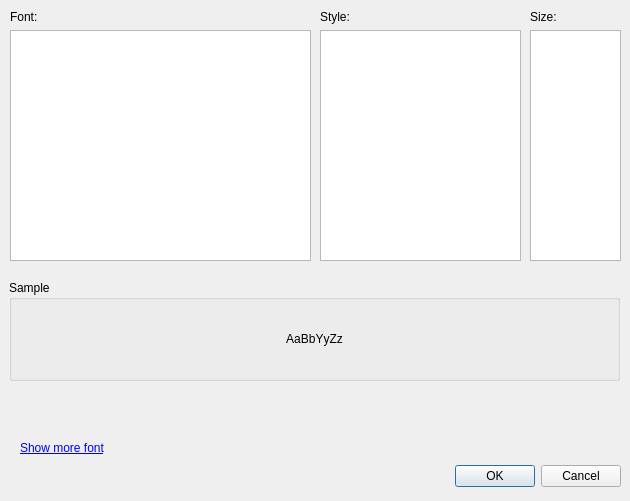
<?xml version="1.0" encoding="UTF-8"?>
<ui version="4.0">
 <class>FontDialog</class>
 <widget class="QDialog" name="FontDialog">
  <property name="geometry">
   <rect>
    <x>0</x>
    <y>0</y>
    <width>630</width>
    <height>501</height>
   </rect>
  </property>
  <property name="windowTitle">
   <string>Dialog</string>
  </property>
  <widget class="QDialogButtonBox" name="buttonBox">
   <property name="geometry">
    <rect>
     <x>280</x>
     <y>460</y>
     <width>341</width>
     <height>32</height>
    </rect>
   </property>
   <property name="orientation">
    <enum>Qt::Horizontal</enum>
   </property>
   <property name="standardButtons">
    <set>QDialogButtonBox::Cancel|QDialogButtonBox::Ok</set>
   </property>
  </widget>
  <widget class="QWidget" name="verticalLayoutWidget">
   <property name="geometry">
    <rect>
     <x>10</x>
     <y>10</y>
     <width>301</width>
     <height>251</height>
    </rect>
   </property>
   <layout class="QVBoxLayout" name="verticalLayout">
    <item>
     <widget class="QLabel" name="label_2">
      <property name="font">
       <font>
        <pointsize>9</pointsize>
       </font>
      </property>
      <property name="text">
       <string>Font:</string>
      </property>
     </widget>
    </item>
    <item>
     <widget class="QListWidget" name="fontList">
      <property name="maximumSize">
       <size>
        <width>16777215</width>
        <height>16777215</height>
       </size>
      </property>
     </widget>
    </item>
   </layout>
  </widget>
  <widget class="QWidget" name="verticalLayoutWidget_2">
   <property name="geometry">
    <rect>
     <x>320</x>
     <y>10</y>
     <width>201</width>
     <height>251</height>
    </rect>
   </property>
   <layout class="QVBoxLayout" name="verticalLayout_2">
    <item>
     <widget class="QLabel" name="label_3">
      <property name="font">
       <font>
        <pointsize>9</pointsize>
       </font>
      </property>
      <property name="text">
       <string>Style:</string>
      </property>
     </widget>
    </item>
    <item>
     <widget class="QListWidget" name="styleList">
      <property name="maximumSize">
       <size>
        <width>16777215</width>
        <height>16777215</height>
       </size>
      </property>
     </widget>
    </item>
   </layout>
  </widget>
  <widget class="QWidget" name="verticalLayoutWidget_3">
   <property name="geometry">
    <rect>
     <x>530</x>
     <y>10</y>
     <width>91</width>
     <height>251</height>
    </rect>
   </property>
   <layout class="QVBoxLayout" name="verticalLayout_3">
    <item>
     <widget class="QLabel" name="label_4">
      <property name="font">
       <font>
        <pointsize>9</pointsize>
       </font>
      </property>
      <property name="text">
       <string>Size:</string>
      </property>
     </widget>
    </item>
    <item>
     <widget class="QListView" name="sizeList"/>
    </item>
   </layout>
  </widget>
  <widget class="QWidget" name="horizontalLayoutWidget">
   <property name="geometry">
    <rect>
     <x>9</x>
     <y>280</y>
     <width>611</width>
     <height>101</height>
    </rect>
   </property>
   <layout class="QHBoxLayout" name="horizontalLayout">
    <item>
     <widget class="QGroupBox" name="groupBox">
      <property name="title">
       <string>Sample</string>
      </property>
      <layout class="QGridLayout" name="gridLayout">
       <item row="0" column="0">
        <widget class="QLabel" name="example">
         <property name="font">
          <font>
           <pointsize>9</pointsize>
          </font>
         </property>
         <property name="text">
          <string>AaBbYyZz</string>
         </property>
         <property name="alignment">
          <set>Qt::AlignCenter</set>
         </property>
        </widget>
       </item>
      </layout>
     </widget>
    </item>
   </layout>
  </widget>
  <widget class="QLabel" name="linkFont">
   <property name="geometry">
    <rect>
     <x>20</x>
     <y>440</y>
     <width>101</width>
     <height>16</height>
    </rect>
   </property>
   <property name="text">
    <string>&lt;a href=&quot;link&quot;&gt;Show more font&lt;/a&gt;</string>
   </property>
   <property name="openExternalLinks">
    <bool>false</bool>
   </property>
  </widget>
 </widget>
 <resources/>
 <connections>
  <connection>
   <sender>buttonBox</sender>
   <signal>accepted()</signal>
   <receiver>FontDialog</receiver>
   <slot>accept()</slot>
   <hints>
    <hint type="sourcelabel">
     <x>248</x>
     <y>254</y>
    </hint>
    <hint type="destinationlabel">
     <x>157</x>
     <y>274</y>
    </hint>
   </hints>
  </connection>
  <connection>
   <sender>buttonBox</sender>
   <signal>rejected()</signal>
   <receiver>FontDialog</receiver>
   <slot>reject()</slot>
   <hints>
    <hint type="sourcelabel">
     <x>316</x>
     <y>260</y>
    </hint>
    <hint type="destinationlabel">
     <x>286</x>
     <y>274</y>
    </hint>
   </hints>
  </connection>
 </connections>
</ui>
